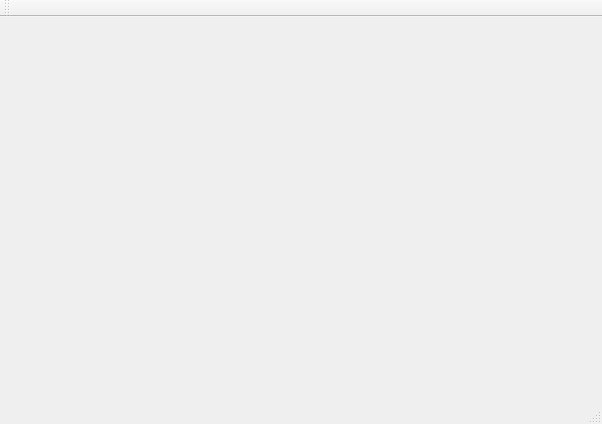
<?xml version="1.0" encoding="UTF-8"?>
<ui version="4.0">
 <class>MainWindow</class>
 <widget class="QMainWindow" name="MainWindow">
  <property name="geometry">
   <rect>
    <x>0</x>
    <y>0</y>
    <width>602</width>
    <height>424</height>
   </rect>
  </property>
  <property name="windowTitle">
   <string>Groupcam</string>
  </property>
  <widget class="QWidget" name="centralWidget">
   <layout class="QVBoxLayout" name="verticalLayout_2">
    <item>
     <layout class="QVBoxLayout" name="verticalLayout"/>
    </item>
   </layout>
  </widget>
  <widget class="QMenuBar" name="menuBar">
   <property name="geometry">
    <rect>
     <x>0</x>
     <y>0</y>
     <width>602</width>
     <height>20</height>
    </rect>
   </property>
  </widget>
  <widget class="QToolBar" name="mainToolBar">
   <attribute name="toolBarArea">
    <enum>TopToolBarArea</enum>
   </attribute>
   <attribute name="toolBarBreak">
    <bool>false</bool>
   </attribute>
  </widget>
  <widget class="QStatusBar" name="statusBar"/>
 </widget>
 <layoutdefault spacing="6" margin="11"/>
 <resources/>
 <connections/>
</ui>
